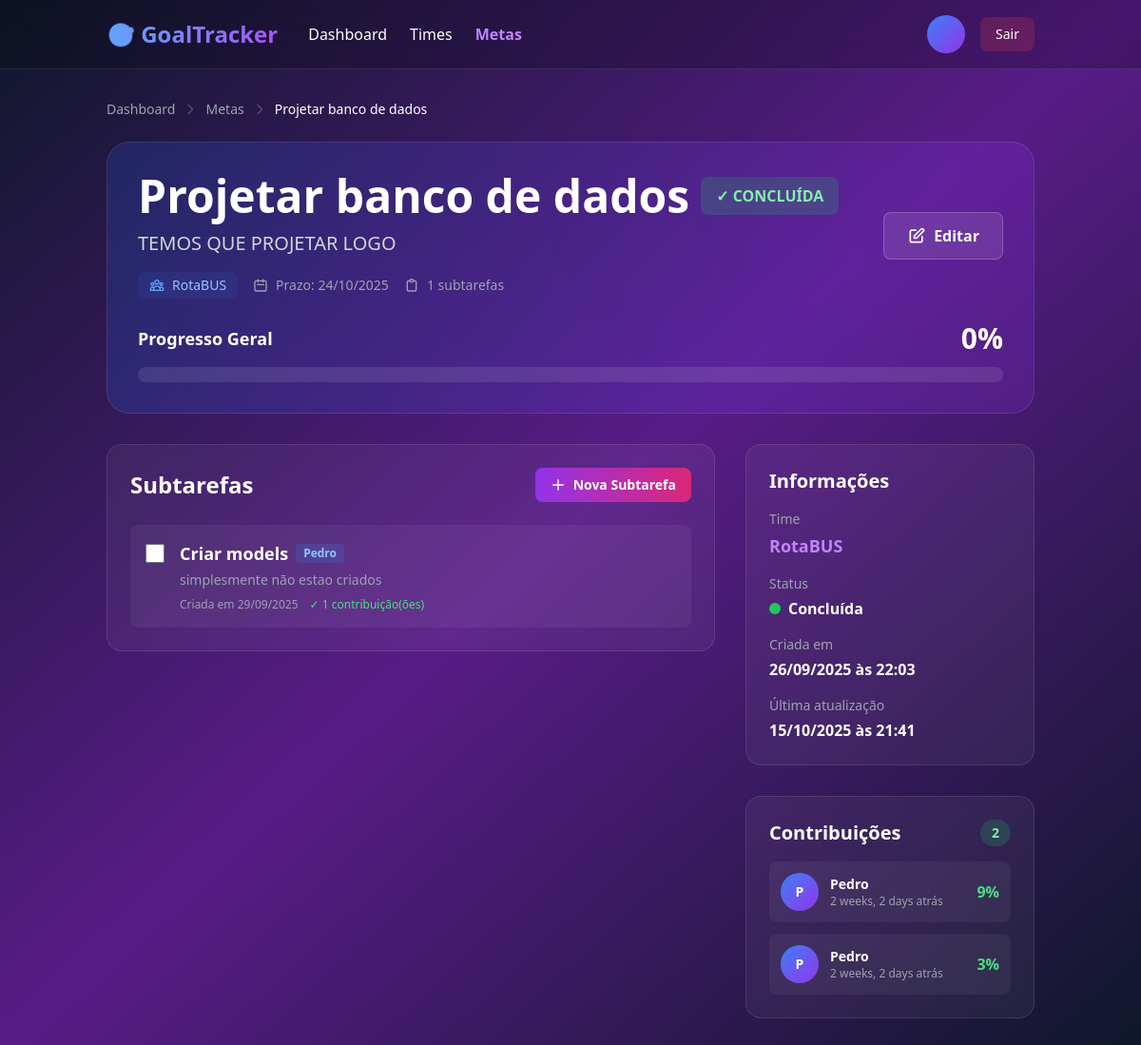
The page /goals/1 on the database its author committed.
### goals/models.py (models this page shows, shortened)
class Goal(models.Model):
    STATUS_CHOICES = [
        ('pending', 'Pendente'),
        ('in_progress', 'Em Progresso'),
        ('completed', 'Concluída'),
    ]
    team = models.ForeignKey(Team, on_delete=models.CASCADE, related_name="goals")
    title = models.CharField(max_length=150, unique=True)
    description = models.TextField()
    deadline = models.DateField()
    status = models.CharField(max_length=20, choices=STATUS_CHOICES, default="pending")
    created_at = models.DateTimeField(auto_now_add=True)
    updated_at = models.DateTimeField(auto_now=True)
    @property
    def progress(self):
        total = self.subtasks.count()
        if total == 0:
            return 0
        completed = self.subtasks.filter(is_completed=True).count()
        return int((completed / total) * 100)

### teams/models.py (models this page shows, shortened)
class Team(models.Model):
    name = models.CharField(max_length=150)
    description = models.TextField(blank=True)
    owner = models.ForeignKey(CustomUser, on_delete=models.CASCADE, related_name='owned_teams')
    members = models.ManyToManyField(CustomUser, related_name="teams", blank=True)
    created_at = models.DateTimeField(auto_now_add=True)

### subgoals/models.py (models this page shows, shortened)
class SubGoal(models.Model):
    goal = models.ForeignKey(Goal, on_delete=models.CASCADE, related_name="subtasks")
    title = models.CharField(max_length=200)
    description = models.TextField(blank=True)
    is_completed = models.BooleanField(default=False)
    assigned_to = models.ForeignKey(
        CustomUser,
        on_delete=models.SET_NULL,
        null=True,
        blank=True,
        related_name="subtasks"
    )
    created_at = models.DateTimeField(auto_now_add=True)
    updated_at = models.DateTimeField(auto_now=True)

### users/models.py (models this page shows, shortened)
class CustomUser(AbstractUser):
    photo = models.ImageField(upload_to="profiles/", blank=True, null=True)
    role = models.CharField(max_length=100, blank=True, null=True)

### contributions/models.py (models this page shows, shortened)
class Contribution(models.Model):
    subtask = models.ForeignKey("subgoals.SubGoal", on_delete=models.CASCADE, null=True, blank=True, related_name="contributions")
    goal = models.ForeignKey("goals.Goal", on_delete=models.CASCADE, null=True, blank=True, related_name="contributions")
    created_at = models.DateTimeField(auto_now_add=True)
    user = models.ForeignKey(CustomUser, on_delete=models.CASCADE, related_name="contributions")
    progress = models.PositiveIntegerField(default=0)

### goals/views.py (the view)
# urls.py: path("<int:pk>", GoalDetailView.as_view(), name='goal-detail'),
class GoalDetailView (DetailView, LoginRequiredMixin):
    model = Goal
    context_object_name = "goal"
    template_name = "goals/goal_detail.html"

### templates/goals/goal_detail.html (shortened to what this page needs)
{% load static %}
<!DOCTYPE html>
<html lang="pt-BR">
<head>
    <script src="https://cdn.tailwindcss.com"></script>
</head>
<body class="bg-gradient-to-br from-slate-900 via-purple-900 to-slate-900 text-white min-h-screen">
    <nav class="bg-black/20 backdrop-blur-lg border-b border-white/10">
        <div class="container mx-auto px-6 py-4">
            <div class="flex justify-between items-center">
                <div class="flex items-center gap-8">
                    <a href="{% url 'core:home' %}" class="text-2xl font-bold bg-gradient-to-r from-blue-400 to-purple-500 bg-clip-text text-transparent">
                    </a>
                    <div class="hidden md:flex gap-6">
                        <a href="{% url 'core:dashboard' %}" class="hover:text-purple-400 transition">Dashboard</a>
                        <a href="{% url 'team-list' %}" class="hover:text-purple-400 transition">Times</a>
                        <a href="{% url 'goal-list' %}" class="text-purple-400 font-semibold">Metas</a>
                    </div>
                </div>
                <div class="flex items-center gap-4">
                    <div class="flex items-center gap-3">
                        {% if user.photo %}
                        <img src="{{ user.photo.url }}" alt="{{ user.username }}" class="w-10 h-10 rounded-full border-2 border-purple-500">
                        {% else %}
                        <div class="w-10 h-10 rounded-full bg-gradient-to-br from-blue-500 to-purple-600 flex items-center justify-center font-bold">
                        </div>
                        {% endif %}
                    </div>
                    <a href="{% url 'logout' %}" class="px-4 py-2 bg-red-500/20 hover:bg-red-500/30 rounded-lg transition text-sm">
                        Sair
                    </a>
                </div>
            </div>
        </div>
    </nav>
    <div class="container mx-auto px-6 py-8">
        <div class="flex items-center gap-2 text-sm mb-6">
            <a href="{% url 'core:dashboard' %}" class="text-gray-400 hover:text-white transition">Dashboard</a>
            <svg class="w-4 h-4 text-gray-600" fill="none" stroke="currentColor" viewBox="0 0 24 24">
                <path stroke-linecap="round" stroke-linejoin="round" stroke-width="2" d="M9 5l7 7-7 7"/>
            </svg>
            <a href="{% url 'goal-list' %}" class="text-gray-400 hover:text-white transition">Metas</a>
            <svg class="w-4 h-4 text-gray-600" fill="none" stroke="currentColor" viewBox="0 0 24 24">
                <path stroke-linecap="round" stroke-linejoin="round" stroke-width="2" d="M9 5l7 7-7 7"/>
            </svg>
            <span class="text-white">{{ goal.title }}</span>
        </div>
        <div class="bg-gradient-to-r from-blue-600/20 to-purple-600/20 backdrop-blur-sm rounded-3xl p-8 border border-white/10 mb-8">
            <div class="flex flex-col lg:flex-row justify-between items-start lg:items-center gap-6 mb-6">
                <div class="flex-1">
                    <div class="flex items-center gap-3 mb-3">
                        <h1 class="text-4xl md:text-5xl font-bold">{{ goal.title }}</h1>
                        {% if goal.status == 'completed' %}
                        <span class="px-4 py-2 bg-green-500/20 text-green-300 rounded-lg font-semibold">✓ CONCLUÍDA</span>
                        {% elif goal.status == 'in_progress' %}
                        <span class="px-4 py-2 bg-blue-500/20 text-blue-300 rounded-lg font-semibold">⚡ EM PROGRESSO</span>
                        {% else %}
                        <span class="px-4 py-2 bg-gray-500/20 text-gray-300 rounded-lg font-semibold">⏳ PENDENTE</span>
                        {% endif %}
                    </div>
                    <p class="text-xl text-gray-300 mb-4">{{ goal.description }}</p>
                    <div class="flex flex-wrap items-center gap-4 text-sm">
                        <div class="flex items-center gap-2 px-3 py-1 bg-blue-500/10 rounded-lg">
                            <span class="text-blue-300">{{ goal.team.name }}</span>
                        </div>
                        <div class="flex items-center gap-2 text-gray-400">
                            <svg class="w-4 h-4" fill="none" stroke="currentColor" viewBox="0 0 24 24">
                                <path stroke-linecap="round" stroke-linejoin="round" stroke-width="2" d="M8 7V3m8 4V3m-9 8h10M5 21h14a2 2 0 002-2V7a2 2 0 00-2-2H5a2 2 0 00-2 2v12a2 2 0 002 2z"/>
                            </svg>
                            <span>Prazo: {{ goal.deadline|date:"d/m/Y" }}</span>
                        </div>
                        <div class="flex items-center gap-2 text-gray-400">
                            <svg class="w-4 h-4" fill="none" stroke="currentColor" viewBox="0 0 24 24">
                                <path stroke-linecap="round" stroke-linejoin="round" stroke-width="2" d="M9 5H7a2 2 0 00-2 2v12a2 2 0 002 2h10a2 2 0 002-2V7a2 2 0 00-2-2h-2M9 5a2 2 0 002 2h2a2 2 0 002-2M9 5a2 2 0 012-2h2a2 2 0 012 2"/>
                            </svg>
                            <span>{{ goal.subtasks.count }} subtarefas</span>
                        </div>
                    </div>
                </div>
                <div class="flex gap-3">
                    <a href="{% url 'goal-update' goal.pk %}" class="px-6 py-3 bg-white/10 hover:bg-white/20 border border-white/20 rounded-lg font-semibold transition flex items-center gap-2">
                        <svg class="w-5 h-5" fill="none" stroke="currentColor" viewBox="0 0 24 24">
                            <path stroke-linecap="round" stroke-linejoin="round" stroke-width="2" d="M11 5H6a2 2 0 00-2 2v11a2 2 0 002 2h11a2 2 0 002-2v-5m-1.414-9.414a2 2 0 112.828 2.828L11.828 15H9v-2.828l8.586-8.586z"/>
                        </svg>
                        Editar
                    </a>
                </div>
            </div>
            <div>
                <div class="flex justify-between items-center mb-3">
                    <span class="text-lg font-semibold">Progresso Geral</span>
                    <span class="text-3xl font-bold">{{ goal.progress }}%</span>
                </div>
                <div class="w-full bg-white/10 rounded-full h-4 overflow-hidden">
                </div>
            </div>
        </div>
        <div class="grid lg:grid-cols-3 gap-8">
            <div class="lg:col-span-2">
                <div class="bg-white/5 backdrop-blur-sm rounded-2xl p-6 border border-white/10">
                    <div class="flex items-center justify-between mb-6">
                        <h2 class="text-2xl font-bold">Subtarefas</h2>
                        <a href="#" class="px-4 py-2 bg-gradient-to-r from-purple-600 to-pink-600 hover:from-purple-700 hover:to-pink-700 rounded-lg font-semibold text-sm transition-all duration-300 hover:scale-105 flex items-center gap-2">
                            <svg class="w-4 h-4" fill="none" stroke="currentColor" viewBox="0 0 24 24">
                                <path stroke-linecap="round" stroke-linejoin="round" stroke-width="2" d="M12 4v16m8-8H4"/>
                            </svg>
                            Nova Subtarefa
                        </a>
                    </div>
                    {% if goal.subtasks.all %}
                    <div class="space-y-3">
                        {% for subtask in goal.subtasks.all %}
                        <div class="flex items-start gap-4 p-4 bg-white/5 rounded-lg hover:bg-white/10 transition group">
                            <input
                                type="checkbox"
                                class="mt-1 w-5 h-5 rounded border-gray-600 text-purple-600 focus:ring-purple-500 cursor-pointer"
                                onchange="location.href='#'"
                            >
                            <div class="flex-1">
                                <div class="flex items-center gap-2 mb-1">
                                    <h3 class="font-semibold text-lg {% if subtask.is_completed %}line-through text-gray-500{% endif %}">
                                        {{ subtask.title }}
                                    </h3>
                                    {% if subtask.assigned_to %}
                                    <span class="px-2 py-0.5 bg-blue-500/20 text-blue-300 rounded text-xs font-semibold">
                                        {{ subtask.assigned_to.username }}
                                    </span>
                                    {% endif %}
                                </div>
                                {% if subtask.description %}
                                <p class="text-sm text-gray-400 mb-2">{{ subtask.description }}</p>
                                {% endif %}
                                <div class="flex items-center gap-3 text-xs text-gray-400">
                                    <span>Criada em {{ subtask.created_at|date:"d/m/Y" }}</span>
                                    {% if subtask.contributions.exists %}
                                    <span class="text-green-400">✓ {{ subtask.contributions.count }} contribuição(ões)</span>
                                    {% endif %}
                                </div>
                            </div>
                        </div>
                        {% endfor %}
                    </div>
                    {% endif %}
                </div>
            </div>
            <div class="space-y-8">
                <div class="bg-white/5 backdrop-blur-sm rounded-2xl p-6 border border-white/10">
                    <h3 class="text-xl font-bold mb-4">Informações</h3>
                    <div class="space-y-4">
                        <div>
                            <div class="text-sm text-gray-400 mb-1">Time</div>
                            <a href="{% url 'team-detail' goal.team.pk %}" class="text-lg font-semibold text-purple-400 hover:text-purple-300 transition">
                                {{ goal.team.name }}
                            </a>
                        </div>
                        <div>
                            <div class="text-sm text-gray-400 mb-1">Status</div>
                            <div class="flex items-center gap-2">
                                {% if goal.status == 'completed' %}
                                <div class="w-3 h-3 bg-green-500 rounded-full"></div>
                                <span class="font-semibold">Concluída</span>
                                {% elif goal.status == 'in_progress' %}
                                <div class="w-3 h-3 bg-blue-500 rounded-full animate-pulse"></div>
                                <span class="font-semibold">Em Progresso</span>
                                {% else %}
                                <div class="w-3 h-3 bg-gray-500 rounded-full"></div>
                                <span class="font-semibold">Pendente</span>
                                {% endif %}
                            </div>
                        </div>
                        <div>
                            <div class="text-sm text-gray-400 mb-1">Criada em</div>
                            <span class="font-semibold">{{ goal.created_at|date:"d/m/Y \à\s H:i" }}</span>
                        </div>
                        <div>
                            <div class="text-sm text-gray-400 mb-1">Última atualização</div>
                            <span class="font-semibold">{{ goal.updated_at|date:"d/m/Y \à\s H:i" }}</span>
                        </div>
                    </div>
                </div>
                <div class="bg-white/5 backdrop-blur-sm rounded-2xl p-6 border border-white/10">
                    <div class="flex items-center justify-between mb-4">
                        <h3 class="text-xl font-bold">Contribuições</h3>
                        <span class="px-3 py-1 bg-green-500/20 text-green-300 rounded-full text-sm font-semibold">
                            {{ goal.contributions.count }}
                        </span>
                    </div>
                    {% if goal.contributions.all %}
                    <div class="space-y-3">
                        {% for contribution in goal.contributions.all|slice:":5" %}
                        <div class="flex items-center gap-3 p-3 bg-white/5 rounded-lg hover:bg-white/10 transition">
                            {% if contribution.user.photo %}
                            <img src="{{ contribution.user.photo.url }}" alt="{{ contribution.user.username }}" class="w-10 h-10 rounded-full border-2 border-purple-500">
                            {% else %}
                            <div class="w-10 h-10 rounded-full bg-gradient-to-br from-blue-500 to-purple-600 flex items-center justify-center font-bold text-sm">
                                {{ contribution.user.username|first|upper }}
                            </div>
                            {% endif %}
                            <div class="flex-1 min-w-0">
                                <div class="font-semibold text-sm">{{ contribution.user.username }}</div>
                                <div class="text-xs text-gray-400">{{ contribution.created_at|timesince }} atrás</div>
                            </div>
                            <div class="text-right">
                                <div class="font-bold text-green-400">{{ contribution.progress }}%</div>
                            </div>
                        </div>
                        {% endfor %}
                    </div>
                    {% endif %}
                </div>
            </div>
        </div>
    </div>
</body>
</html>

### rows shown on the page
Goal: title "Projetar banco de dados", description "TEMOS QUE PROJETAR LOGO", team.name "RotaBUS", deadline "24/10/2025", subtasks.count "1", progress "0", created_at "26/09/2025 às 22:03", updated_at "15/10/2025 às 21:41", contributions.count "2"
SubGoal: title "Criar models", assigned_to.username "Pedro", description "simplesmente não estao criados", created_at "29/09/2025", contributions.count "1"
Contribution: user.username|first "P", user.username "Pedro", created_at "2 weeks, 2 days", progress "9"
Contribution: user.username|first "P", user.username "Pedro", created_at "2 weeks, 2 days", progress "3"
